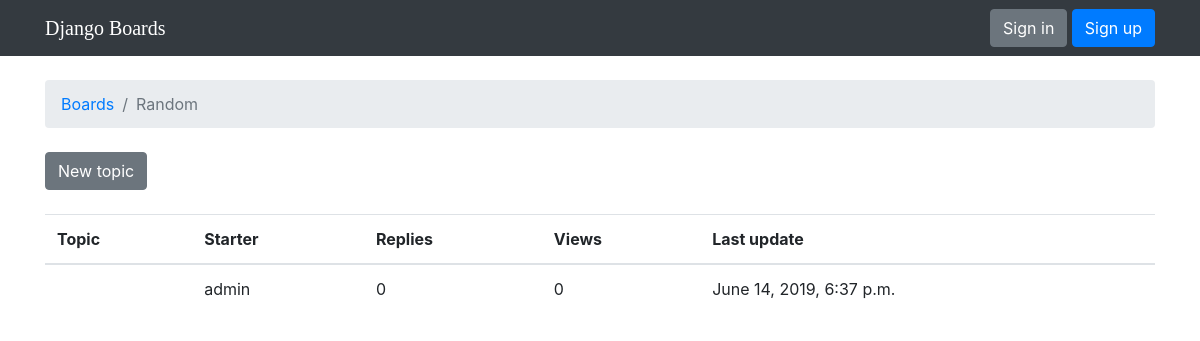
Page /boards/3/ on the earlier database version.
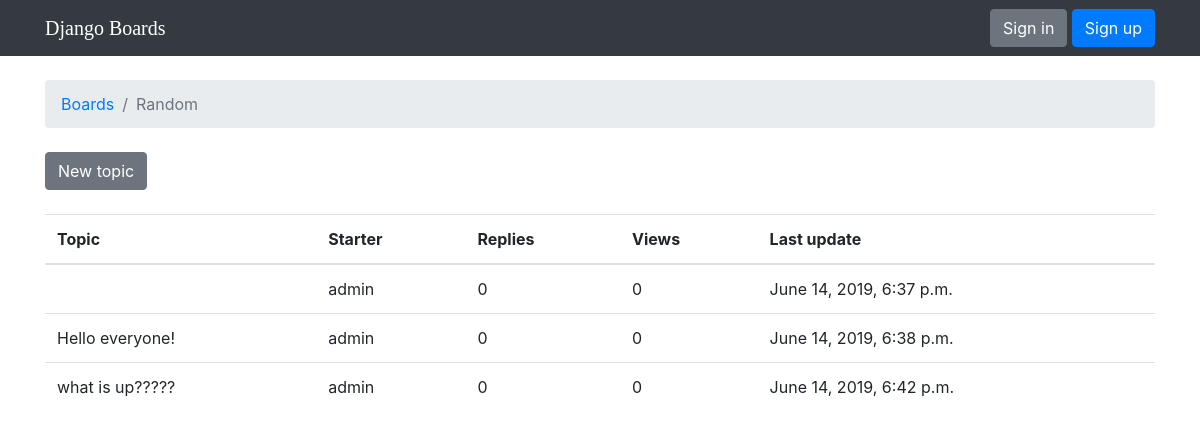
Same page on the later database version.
### boards/models.py (models this page shows)
class Topic(models.Model):
    subject = models.CharField(max_length=255)
    last_updated = models.DateTimeField(auto_now_add=True)
    board = models.ForeignKey(
        Board, on_delete=models.PROTECT, related_name='topics')
    starter = models.ForeignKey(
        User, on_delete=models.PROTECT, related_name='topics')

### boards/views.py (the view)
# urls.py: path('boards/<int:pk>/', views.board_topics, name='board_topics'),
def board_topics(request, pk):
    board = get_object_or_404(Board, pk=pk)
    return render(request, 'topics.html', {'board': board})

### templates/topics.html (shortened to what this page needs)
{% extends 'base.html' %}
{% block breadcrumb %}
<li class="breadcrumb-item"><a href="/">Boards</a></li>
<li class="breadcrumb-item active">{{ board.name }}</li>
{% endblock %}
{% block content %}
<div class="mb-4">
    <a class="btn btn-secondary" href="/boards/{{board.pk}}/new">New topic</a>
</div>
<table class="table">
    <thead>
        <tr>
            <th>Topic</th>
            <th>Starter</th>
            <th>Replies</th>
            <th>Views</th>
            <th>Last update</th>
        </tr>
    </thead>
    <tbody>
        {% for topic in board.topics.all %}
        <tr>
            <td>{{ topic.subject }}</td>
            <td>{{ topic.starter.username }}</td>
            <td>0</td>
            <td>0</td>
            <td>{{ topic.last_updated }}</td>
        </tr>
        {% endfor %}
    </tbody>
</table>
{% endblock %}

Differences in the rows shown:
added Topic: subject "Hello everyone!", starter.username "admin", last_updated "June 14, 2019, 6:38 p.m."
added Topic: subject "what is up?????", starter.username "admin", last_updated "June 14, 2019, 6:42 p.m."
